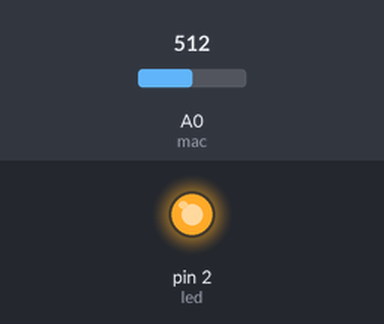
Recording of a sketch running on a simulated Arduino Uno, built with avr-gcc and run on an emulated ATmega328P. On the bench: output pins drawn as LEDs (lit = HIGH). Inputs (shaded band) come from the test bench; at power-on: A0 (mac) = 512.

Above: at 0.9 s.
1.3 s: A0 (mac) set to 39
4.3 s: A0 (mac) set to 31
At 5.2 s:
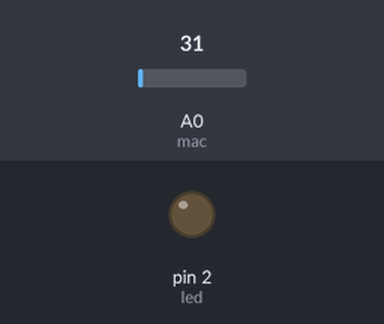
5.8 s: A0 (mac) set to 122
At 6.3 s:
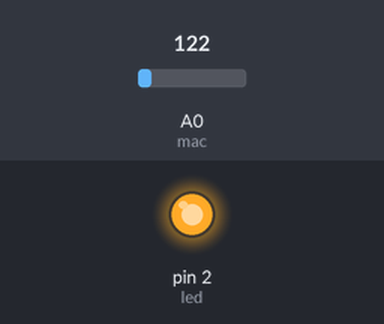
8.8 s: A0 (mac) set to 25
At 9.8 s:
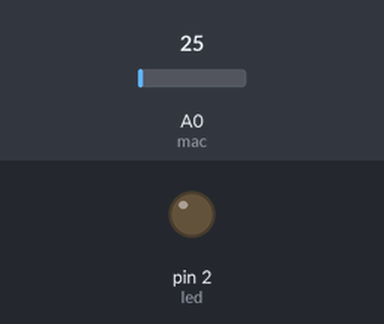
Timing chart, 0 to 11.3 s (numbered marks = the images above; inputs shaded):
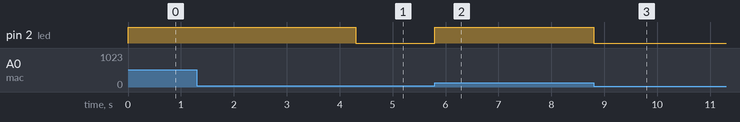

Measured:
- the behaviour switches between 36 and 35 on A0 (mac) (found by bisection; images 0 and 1)
- after the input at 4.3 s, pin 2 (led): HIGH → LOW at once
- after the input at 5.8 s, pin 2 (led): LOW → HIGH at once
- after the input at 8.8 s, pin 2 (led): HIGH → LOW at once

The sketch:

anal.ino
```cpp
const int led = 2,mac = A0;
int voice;
inline void setup() {
  // put your setup code here, to run once:
pinMode(led,OUTPUT);
Serial.begin(9600);
}

inline void loop() {
  // put your main code here, to run repeatedly:
voice = analogRead(mac);
  if(voice>35){
    digitalWrite(led,HIGH);
    delay(100);
    digitalWrite(led,LOW);
  }
}
```
